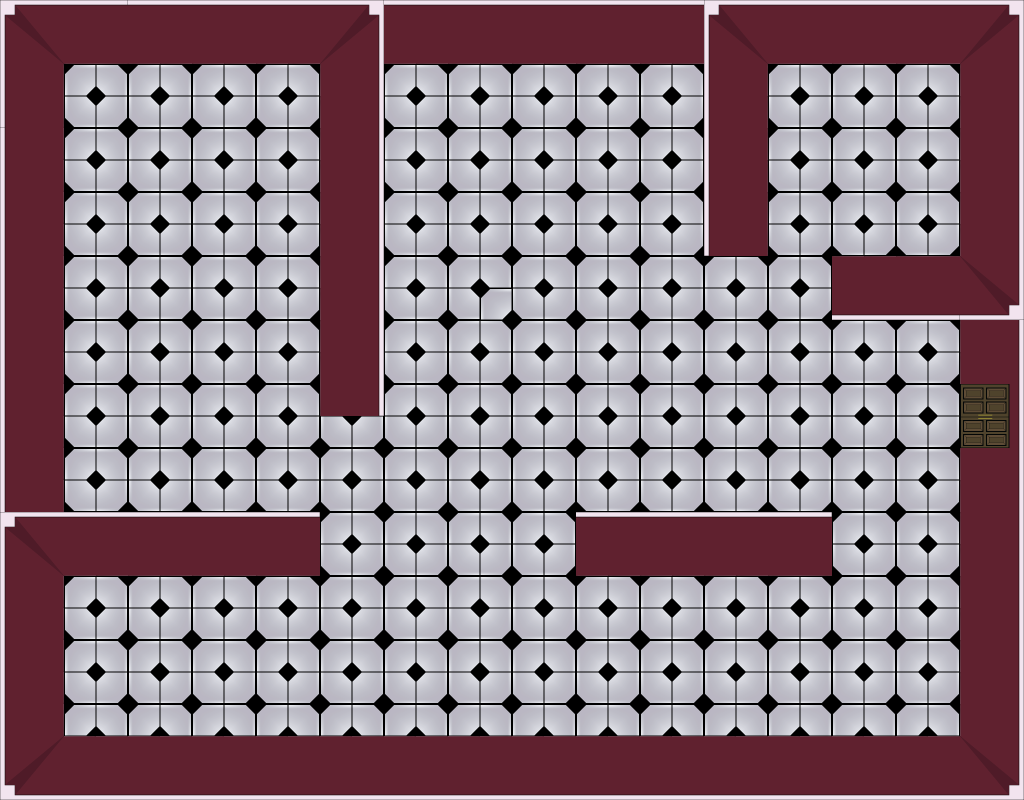

Below is a game level as drawn by its tile map, then a one-line description and the .tmx file that defines it, in full:
An orthogonal 32x25 tile map with 32x32 px tiles, 2 tile layers (Tile Layer 1, Tile Layer 2), 2 tilesets.

<map version="1.0" tiledversion="1.1.5" orientation="orthogonal" renderorder="right-down" width="32" height="25" tilewidth="32" tileheight="32" infinite="0" nextobjectid="1">
 <tileset firstgid="1" source="../tilesets/MuseumTiles.tsx" />
 <tileset firstgid="17" source="../tilesets/TotalTileset.tsx" />
 <layer name="Tile Layer 1" width="32" height="25">
  <data encoding="csv">
1,2,3,4,3,3,3,3,3,3,2147483650,2147483649,3,3,3,3,3,3,3,3,3,3,1,2,3,3,3,3,3,3,2684354565,2684354561,
5,6,7,8,7,7,7,7,7,7,2147483654,2147483653,7,7,7,7,7,7,7,7,7,7,5,6,7,7,7,7,7,7,2684354566,2684354562,
9,10,11,12,11,12,11,12,11,12,2684354567,2684354563,11,12,11,12,11,12,11,12,11,12,9,10,11,12,11,12,11,12,2684354567,2684354563,
13,14,15,16,15,16,15,16,15,16,2684354567,2684354563,15,16,15,16,15,16,15,16,15,16,9,10,15,16,15,16,15,16,2684354567,2684354563,
1610612739,1610612743,11,12,11,12,11,12,11,12,2684354567,2684354563,11,12,11,12,11,12,11,12,11,12,9,10,11,12,11,12,11,12,2684354567,2684354563,
1610612739,1610612743,15,16,15,16,15,16,15,16,2684354567,2684354563,15,16,15,16,15,16,15,16,15,16,9,10,15,16,15,16,15,16,2684354567,2684354563,
1610612739,1610612743,11,12,11,12,11,12,11,12,2684354567,2684354563,11,12,11,12,11,12,11,12,11,12,9,10,11,12,11,12,11,12,2684354567,2684354563,
1610612739,1610612743,15,16,15,16,15,16,15,16,2684354567,2684354563,15,16,15,16,15,16,15,16,15,16,13,14,15,16,15,16,15,16,2684354567,2684354563,
1610612739,1610612743,11,12,11,12,11,12,11,12,2684354567,2684354563,11,12,11,12,11,12,11,12,11,12,11,12,11,12,1073741831,1073741831,1073741831,1073741832,3221225478,3221225477,
1610612739,1610612743,15,16,15,16,15,16,15,16,2684354567,2684354563,15,16,15,11,15,16,15,16,15,16,15,16,15,16,1073741827,1073741827,1073741827,1073741828,3221225474,3221225473,
1610612739,1610612743,11,12,11,12,11,12,11,12,2684354567,2684354563,11,12,11,12,11,12,11,12,11,12,11,12,11,12,11,12,11,12,2684354567,2684354563,
1610612739,1610612743,15,16,15,16,15,16,15,16,2684354567,2684354563,15,16,15,16,15,16,15,16,15,16,15,16,15,16,15,16,15,16,2684354567,2684354563,
1610612739,1610612743,11,12,11,12,11,12,11,12,2684354568,2684354564,11,12,11,12,11,12,11,12,11,12,11,12,11,12,11,12,11,12,2684354567,2684354563,
1610612739,1610612743,15,16,15,16,15,16,15,16,15,16,15,16,15,16,15,16,15,16,15,16,15,16,15,16,15,16,15,16,2684354567,2684354563,
1610612739,1610612743,11,12,11,12,11,12,11,12,11,12,11,12,11,12,11,12,11,12,11,12,11,12,11,12,11,12,11,12,2684354567,2684354563,
1610612739,1610612743,15,16,15,16,15,16,15,16,15,16,15,16,15,16,15,16,15,16,15,16,15,16,15,16,15,16,15,16,2684354567,2684354563,
1,2,3,3,3,3,3,3,3,4,11,12,11,12,11,12,11,12,3,3,3,3,3,3,3,4,11,12,11,12,2684354567,2684354563,
5,6,7,7,7,7,7,7,7,8,15,16,15,16,15,16,15,16,7,7,7,7,7,7,7,8,15,16,15,16,2684354567,2684354563,
1610612739,1610612743,11,12,11,12,11,12,11,12,11,12,11,12,11,12,11,12,11,12,11,12,11,12,11,12,11,12,11,12,2684354567,2684354563,
1610612739,1610612743,15,16,15,16,15,16,15,16,15,16,15,16,15,16,15,16,15,16,15,16,15,16,15,16,15,16,15,16,2684354567,2684354563,
1610612739,1610612743,11,12,11,12,11,12,11,12,11,12,11,12,11,12,11,12,11,12,11,12,11,12,11,12,11,12,11,12,2684354567,2684354563,
1610612739,1610612743,15,16,15,16,15,16,15,16,15,16,15,16,15,16,15,16,15,16,15,16,15,16,15,16,15,16,15,16,2684354567,2684354563,
1610612739,1610612743,11,12,11,12,11,12,11,12,11,12,11,12,11,12,11,12,11,12,11,12,11,12,11,12,11,12,11,12,2684354567,2684354563,
1610612738,1610612742,3221225479,3221225479,3221225479,3221225479,3221225479,3221225479,3221225479,3221225479,3221225479,3221225479,3221225479,3221225479,3221225479,3221225479,3221225479,3221225479,3221225479,3221225479,3221225479,3221225479,3221225479,3221225479,3221225479,3221225479,3221225479,3221225479,3221225479,3221225479,3221225478,3221225477,
1610612737,1610612741,3221225475,3221225475,3221225475,3221225475,3221225475,3221225475,3221225475,3221225475,3221225475,3221225475,3221225475,3221225475,3221225475,3221225475,3221225475,3221225475,3221225475,3221225475,3221225475,3221225475,3221225475,3221225475,3221225475,3221225475,3221225475,3221225475,3221225475,3221225475,3221225474,3221225473
</data>
 </layer>
 <layer name="Tile Layer 2" width="32" height="25">
  <data encoding="csv">
0,0,0,0,0,0,0,0,0,0,0,0,0,0,0,0,0,0,0,0,0,0,0,0,0,0,0,0,0,0,0,0,
0,0,0,0,0,0,0,0,0,0,0,0,0,0,0,0,0,0,0,0,0,0,0,0,0,0,0,0,0,0,0,0,
0,0,0,0,0,0,0,0,0,0,0,0,0,0,0,0,0,0,0,0,0,0,0,0,0,0,0,0,0,0,0,0,
0,0,0,0,0,0,0,0,0,0,0,0,0,0,0,0,0,0,0,0,0,0,0,0,0,0,0,0,0,0,0,0,
0,0,0,0,0,0,0,0,0,0,0,0,0,0,0,0,0,0,0,0,0,0,0,0,0,0,0,0,0,0,0,0,
0,0,0,0,0,0,0,0,0,0,0,0,0,0,0,0,0,0,0,0,0,0,0,0,0,0,0,0,0,0,0,0,
0,0,0,0,0,0,0,0,0,0,0,0,0,0,0,0,0,0,0,0,0,0,0,0,0,0,0,0,0,0,0,0,
0,0,0,0,0,0,0,0,0,0,0,0,0,0,0,0,0,0,0,0,0,0,0,0,0,0,0,0,0,0,0,0,
0,0,0,0,0,0,0,0,0,0,0,0,0,0,0,0,0,0,0,0,0,0,0,0,0,0,0,0,0,0,0,0,
0,0,0,0,0,0,0,0,0,0,0,0,0,0,0,0,0,0,0,0,0,0,0,0,0,0,0,0,0,0,0,0,
0,0,0,0,0,0,0,0,0,0,0,0,0,0,0,0,0,0,0,0,0,0,0,0,0,0,0,0,0,0,0,0,
0,0,0,0,0,0,0,0,0,0,0,0,0,0,0,0,0,0,0,0,0,0,0,0,0,0,0,0,0,0,0,0,
0,0,0,0,0,0,0,0,0,0,0,0,0,0,0,0,0,0,0,0,0,0,0,0,0,0,0,0,0,0,2684354638,2684354630,
0,0,0,0,0,0,0,0,0,0,0,0,0,0,0,0,0,0,0,0,0,0,0,0,0,0,0,0,0,0,2684354639,2684354631,
0,0,0,0,0,0,0,0,0,0,0,0,0,0,0,0,0,0,0,0,0,0,0,0,0,0,0,0,0,0,0,0,
0,0,0,0,0,0,0,0,0,0,0,0,0,0,0,0,0,0,0,0,0,0,0,0,0,0,0,0,0,0,0,0,
0,0,0,0,0,0,0,0,0,0,0,0,0,0,0,0,0,0,0,0,0,0,0,0,0,0,0,0,0,0,0,0,
0,0,0,0,0,0,0,0,0,0,0,0,0,0,0,0,0,0,0,0,0,0,0,0,0,0,0,0,0,0,0,0,
0,0,0,0,0,0,0,0,0,0,0,0,0,0,0,0,0,0,0,0,0,0,0,0,0,0,0,0,0,0,0,0,
0,0,0,0,0,0,0,0,0,0,0,0,0,0,0,0,0,0,0,0,0,0,0,0,0,0,0,0,0,0,0,0,
0,0,0,0,0,0,0,0,0,0,0,0,0,0,0,0,0,0,0,0,0,0,0,0,0,0,0,0,0,0,0,0,
0,0,0,0,0,0,0,0,0,0,0,0,0,0,0,0,0,0,0,0,0,0,0,0,0,0,0,0,0,0,0,0,
0,0,0,0,0,0,0,0,0,0,0,0,0,0,0,0,0,0,0,0,0,0,0,0,0,0,0,0,0,0,0,0,
0,0,0,0,0,0,0,0,0,0,0,0,0,0,0,0,0,0,0,0,0,0,0,0,0,0,0,0,0,0,0,0,
0,0,0,0,0,0,0,0,0,0,0,0,0,0,0,0,0,0,0,0,0,0,0,0,0,0,0,0,0,0,0,0
</data>
 </layer>
</map>
